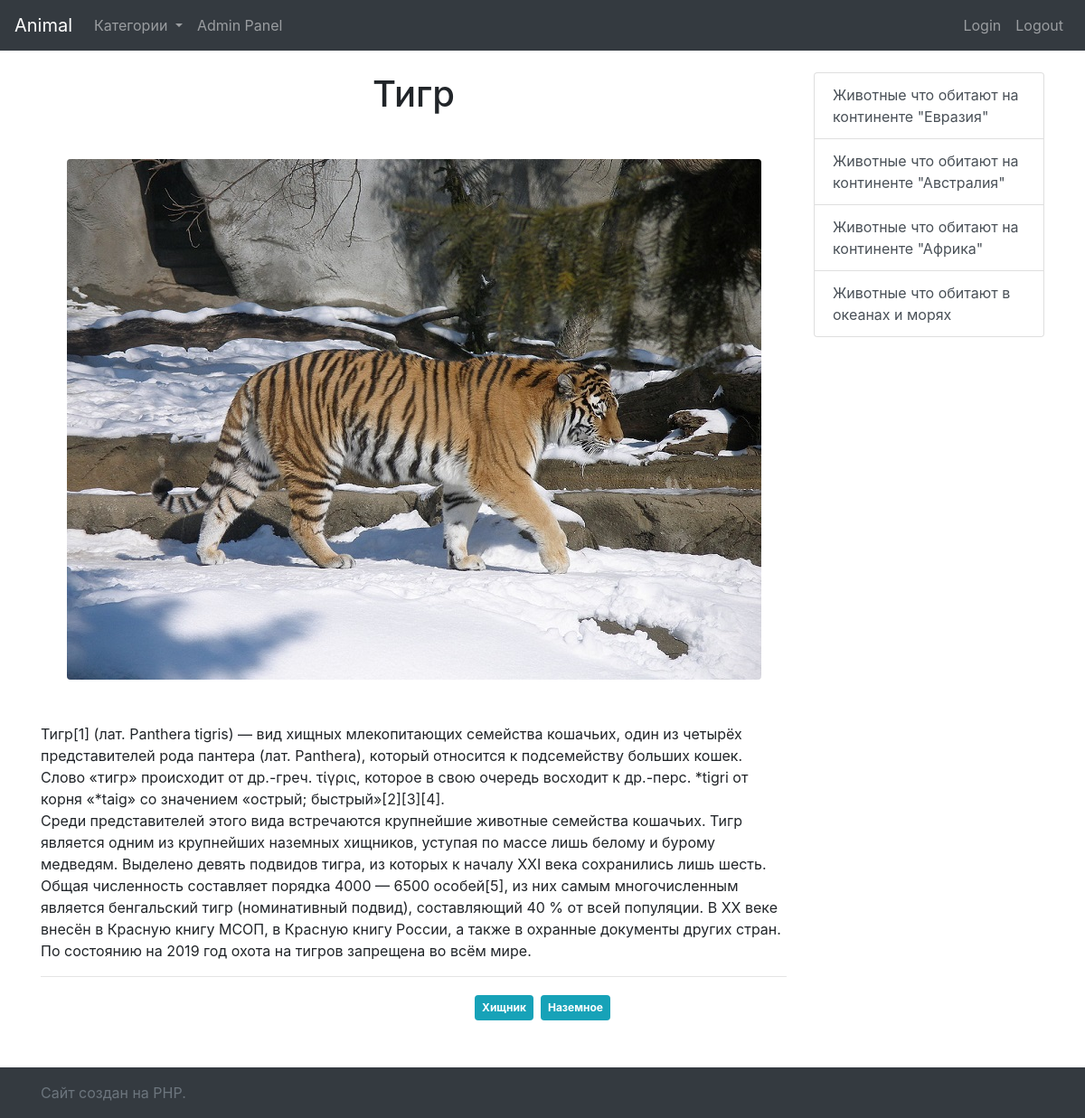
/article/27, run on the app's committed database.
### tables this page shows
CREATE TABLE `info` (
  `id` int(11) NOT NULL,
  `title` varchar(255) NOT NULL,
  `category` int(11) NOT NULL,
  `descr_min` text NOT NULL,
  `description` text NOT NULL,
  `image` varchar(500) DEFAULT NULL
);

CREATE TABLE `category` (
  `id` int(11) NOT NULL,
  `category` varchar(250) NOT NULL,
  `slug` varchar(255) NOT NULL,
  `image` text NOT NULL,
  `description` text NOT NULL
);

### core/function.php (called while the page is built, shortened)
<?php
function selectArticle($conn){
    if(isset($_GET['id']) && trim($_GET['id'])!=""){
        $id = trim($_GET['id']);
    };
    $sql = "SELECT * FROM info WHERE id={$id}";
    $result = mysqli_query($conn, $sql);
    if (mysqli_num_rows($result) > 0) {
        $row = mysqli_fetch_assoc($result);
        return $row;
    }
    return false;
};
function getAllCatInfo($conn){
    $sql = "SELECT * FROM category";
    $result = mysqli_query($conn, $sql);
    $arr = array();
    if (mysqli_num_rows($result) > 0) {
        while($row = mysqli_fetch_assoc($result)) {
            $arr[] = $row;
        }
    }
    return $arr;
}
function getArticleTags($conn){
    if(isset($_GET['id']) && trim($_GET['id'])!=""){
        $id = trim($_GET['id']);
    };
    $sql = "SELECT * FROM tag WHERE post=$id";
    $result = mysqli_query($conn, $sql);
    $arr = array();
    if (mysqli_num_rows($result) > 0) {
    while($row = mysqli_fetch_assoc($result)) {
        $arr[] = $row['tag'];
        }
    }
    return $arr;
}

### article.php (the view, shortened to what this page needs)
<?php
    require_once ('template/header.php');
    require_once "core/function.php";
    $conn = connect();
    $data = selectArticle($conn);
    $tag = getArticleTags($conn);
    $cat = getAllCatInfo($conn);
?>
<div class="container ">
    <div class="row">
        <div class="col-lg-9">
            <div class="row">
                <div class="col-lg-12">
                    <?php
                       $out = "";
                       $out .= "<h1 class='text-center'>{$data['title']}</h1>";
                       $out .= "<img class='img-fluid rounded mx-auto d-block mt-5 mb-5' src='/images/{$data['image']}'>";
                       $out .= "<div>{$data['descr_min']}</div>";
                       $out .= "<div>{$data['description']}</div>";
                       $out .= "<hr>";
                       echo $out;
                    ?>
                </div>
            </div>
        </div>
        <div class="col-lg-3">
            <?php
                require_once ('template/nav.php');
            ?>
        </div>
    </div>
</div>
<div class="container">
    <div class="row">
        <div class="col-lg-12 text-center">
            <?php
                        for($i=0;$i<count($tag);$i++){
                            echo "<a  class='badge badge-info p-2 m-1' href='/tag/{$tag[$i]}'>{$tag[$i]}</a>";
                        }
                    ?>
        </div>
    </div>
</div>
<?php
    require_once ('template/footer.php');
?>

### template/nav.php
<?php
    $out = "<div class='list-group'>";
    for($i = 0; $i<count($cat);$i++){
        $out .= '<a href="/cat/'.$cat[$i]['id'].'" class="list-group-item list-group-item-action">'.$cat[$i]['description'].'</a>';
    }
    $out .= "</div>";
    echo $out;
?>

### css/style.css (style rules this page uses)
html, body { height: 100%; }

### data on the page
info: title "Тигр", image (picture), descr_min "Тигр[1] (лат. Panthera tigris) — вид хищных млекопитающих семейства кошачьих, один из четырёх представителей рода пантера (лат. Panthera), который относится к подсемейству больших кошек. Слово «тигр» происходит от др.-греч. τίγρις, которое в свою очередь восходит к др.-перс. *tigri от корня «*taig» со значением «острый; быстрый»[2][3][4].", description "Среди представителей этого вида встречаются крупнейшие животные семейства кошачьих. Тигр является одним из крупнейших наземных хищников, уступая по массе лишь белому и бурому медведям. Выделено девять подвидов тигра, из которых к началу XXI века сохранились лишь шесть. Общая численность составляет порядка 4000 — 6500 особей[5], из них самым многочисленным является бенгальский тигр (номинативный подвид), составляющий 40 % от всей популяции. В XX веке внесён в Красную книгу МСОП, в Красную книгу России, а также в охранные документы других стран. По состоянию на 2019 год охота на тигров запрещена во всём мире."
category: description "Животные что обитают на континенте \"Евразия\""
category: description "Животные что обитают на континенте \"Австралия\""
category: description "Животные что обитают на континенте \"Африка\""
category: description "Животные что обитают в океанах и морях"

### other printed values
$tag[$i] "Хищник"
$tag[$i] "Наземное"
